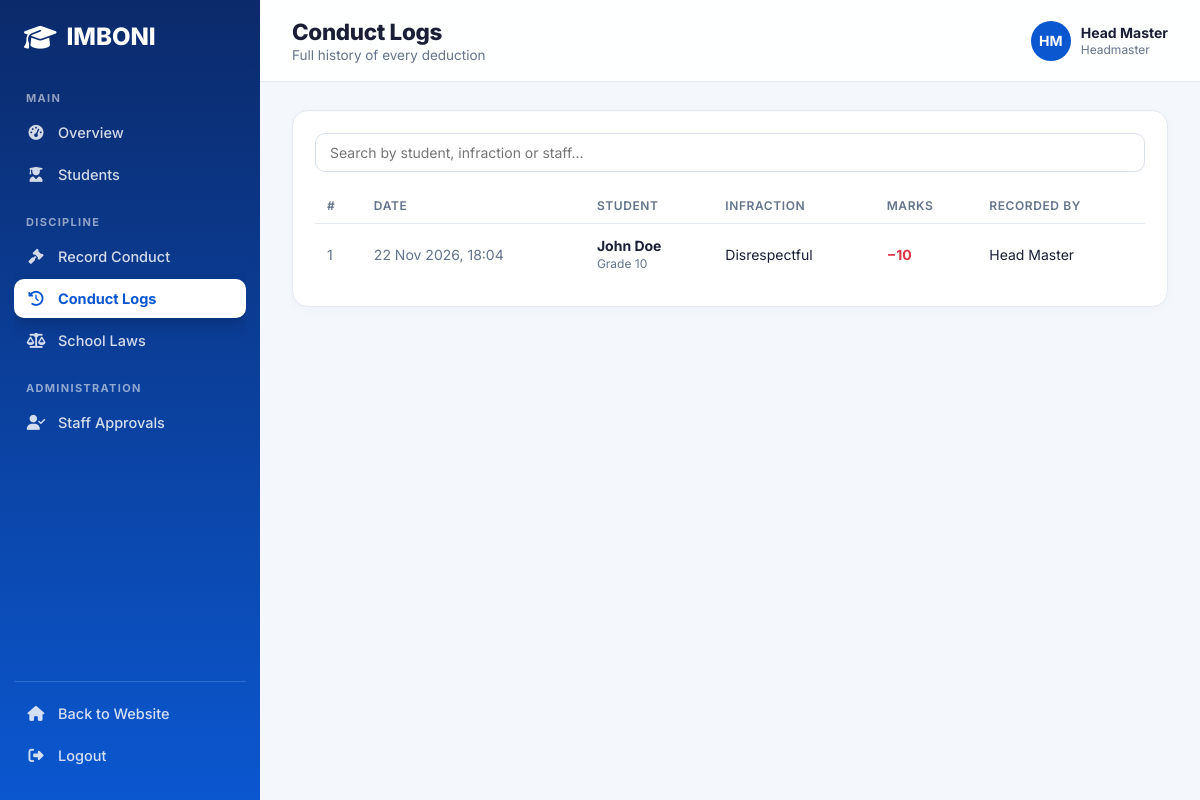
Page /logs.php (signed in) on the committed database.
### tables this page shows
CREATE TABLE `conduct_logs` (
  `id` int(11) NOT NULL,
  `student_id` int(11) NOT NULL,
  `user_id` int(11) NOT NULL,
  `law_id` int(11) NOT NULL,
  `marks_deducted` int(11) NOT NULL,
  `logged_at` timestamp NOT NULL DEFAULT current_timestamp()
);

CREATE TABLE `students` (
  `id` int(11) NOT NULL,
  `name` varchar(100) NOT NULL,
  `grade` varchar(20) NOT NULL,
  `current_conduct_marks` int(11) DEFAULT 100
);

CREATE TABLE `laws` (
  `id` int(11) NOT NULL,
  `name` varchar(150) NOT NULL,
  `reduction_marks` int(11) NOT NULL,
  `created_at` timestamp NOT NULL DEFAULT current_timestamp()
);

CREATE TABLE `users` (
  `id` int(11) NOT NULL,
  `name` varchar(100) NOT NULL,
  `email` varchar(100) NOT NULL,
  `password` varchar(255) NOT NULL,
  `role` enum('headmaster','dod','dos','teacher','animation') NOT NULL,
  `is_approved` tinyint(1) DEFAULT 0,
  `created_at` timestamp NOT NULL DEFAULT current_timestamp()
);

### logs.php (the view, shortened to what this page needs)
<?php
require_once __DIR__ . '/partials/header.php';
$logs = $conn->query(
    "SELECT cl.id, cl.logged_at, cl.marks_deducted,
            s.name AS student, s.grade, l.name AS law, u.name AS staff
     FROM conduct_logs cl
     JOIN students s ON s.id = cl.student_id
     JOIN laws l     ON l.id = cl.law_id
     JOIN users u    ON u.id = cl.user_id
     ORDER BY cl.logged_at DESC, cl.id DESC"
);
?>
<section class="card">
    <div class="toolbar"><input type="search" id="q" placeholder="Search by student, infraction or staff…"></div>
    <div class="table-wrap">
        <table>
            <thead><tr><th>#</th><th>Date</th><th>Student</th><th>Infraction</th><th>Marks</th><th>Recorded by</th></tr></thead>
            <tbody id="rows">
            <?php if ($logs && $logs->num_rows): while ($r = $logs->fetch_assoc()): ?>
                <tr data-s="<?= htmlspecialchars(mb_strtolower($r['student'] . ' ' . $r['law'] . ' ' . $r['staff'])) ?>">
                    <td class="muted"><?= (int)$r['id'] ?></td>
                    <td class="muted"><?= date('d M Y, H:i', strtotime($r['logged_at'])) ?></td>
                    <td><strong><?= htmlspecialchars($r['student']) ?></strong><br><span class="muted" style="font-size:12px"><?= htmlspecialchars($r['grade']) ?></span></td>
                    <td><?= htmlspecialchars($r['law']) ?></td>
                    <td class="neg">−<?= (int)$r['marks_deducted'] ?></td>
                    <td><?= htmlspecialchars($r['staff']) ?></td>
                </tr>
            <?php endwhile; else: ?>
                <tr><td colspan="6" class="empty">No conduct records yet.</td></tr>
            <?php endif; ?>
            </tbody>
        </table>
    </div>
</section>
<?php require __DIR__ . '/partials/footer.php'; ?>

### assets/dashboard.css (style rules this page uses)
:root { --primary-blue: #0b57d0; --blue-600: #1a73e8; --dark-blue: #1a1f36; --text-gray: #555; --muted: #64748b; --line: #e5eaf2; --bg: #f4f7fc; --white: #fff; --green: #10b981; --amber: #f59e0b; --red: #dc3545; --sidebar-w: 260px; --font-main: 'Inter', sans-serif; }
* { margin: 0; padding: 0; box-sizing: border-box; }
body.app { font-family: var(--font-main); background: var(--bg); color: var(--dark-blue); min-height: 100vh; }
.card { background: #fff; border: 1px solid var(--line); border-radius: 16px; padding: 22px; box-shadow: 0 2px 10px rgba(16,24,40,.03); }
.table-wrap { overflow-x: auto; }
table { width: 100%; border-collapse: collapse; }
th { text-align: left; font-size: 12px; text-transform: uppercase; letter-spacing: .05em; color: var(--muted); font-weight: 600; padding: 10px 12px; border-bottom: 1px solid var(--line); white-space: nowrap; }
td { padding: 13px 12px; border-bottom: 1px solid #f0f3f8; font-size: 14px; vertical-align: middle; }
tr:last-child td { border-bottom: none; }
.muted { color: var(--muted); }
.neg { color: var(--red); font-weight: 700; }
.toolbar { display: flex; gap: 12px; flex-wrap: wrap; margin-bottom: 16px; }
.toolbar input, .toolbar select { padding: 10px 14px; border: 1px solid #d9e0ec; border-radius: 10px; font-family: inherit; font-size: 14px; outline: none; }
.toolbar input { flex: 1; min-width: 200px; }

### rows in the picture
conduct_logs: id "1", logged_at "22 Nov 2026, 18:04", student.name "John Doe", student.grade "Grade 10", law.name "Disrespectful", marks_deducted "10", user.name "Head Master"

### other values in the picture
$item['section'] "MAIN"
$label "Overview"
$label "Students"
$item['section'] "DISCIPLINE"
$label "Record Conduct"
$label "Conduct Logs"
$label "School Laws"
$item['section'] "ADMINISTRATION"
$label "Staff Approvals"
$pageTitle "Conduct Logs"
$pageSubtitle "Full history of every deduction"
initials($userName) "HM"
$userName "Head Master"
$roleLabel "Headmaster"
